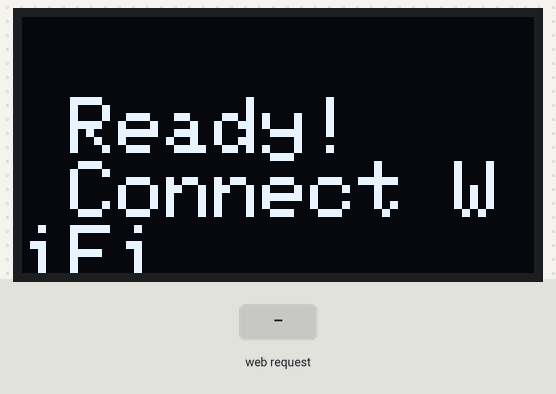
Recording of a sketch running on a simulated ESP32. On the bench: 128×64 one-colour display. The inputs (shaded band) are chosen by the test bench. What the sketch prints to the serial monitor is not drawn.

Above: at 2.2 s.
2.3 s: HTTP request GET /hello received
At 3.5 s:
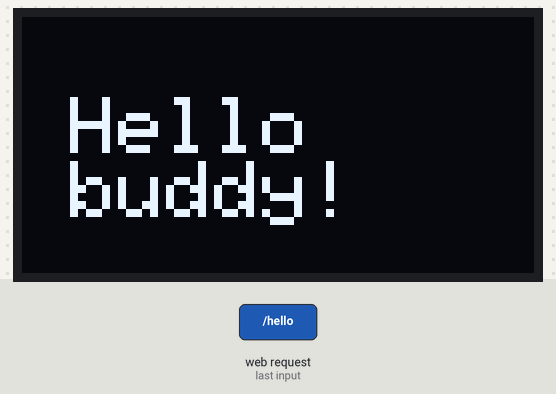
3.8 s: HTTP request GET /status received
At 4.7 s:
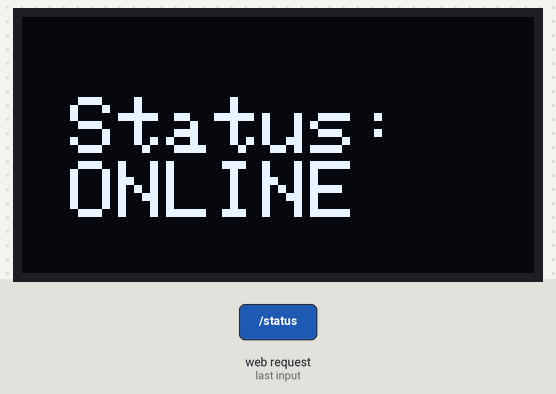
5.3 s: HTTP request GET /clear received
At 5.8 s:
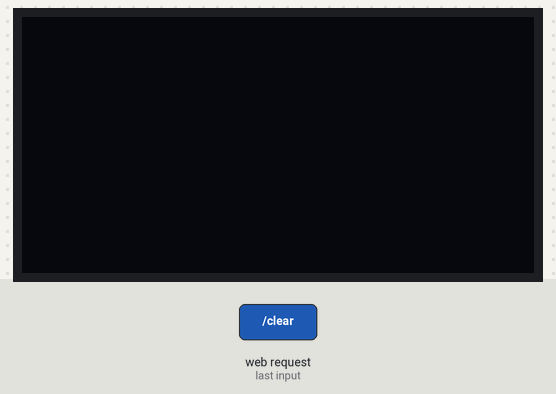
Timing chart, 0 to 8.3 s (numbered marks = the images above; inputs shaded):
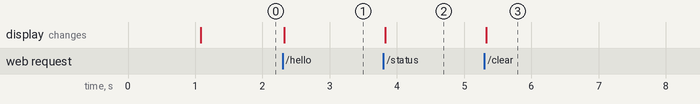

The sketch:

oled.ino
```cpp
#include <WiFi.h>
#include <WebServer.h>
#include <Wire.h>
#include <Adafruit_GFX.h>
#include <Adafruit_SSD1306.h>

#define SCREEN_WIDTH 128
#define SCREEN_HEIGHT 64

// Initialize SSD1306 OLED display connected via I2C (address 0x3C)
Adafruit_SSD1306 display(SCREEN_WIDTH, SCREEN_HEIGHT, &Wire, -1);

// Create Web Server on Port 80
WebServer server(80);

// HTML Page served to phone/laptop browser
const char HTML_PAGE[] PROGMEM = R"rawliteral(
<!DOCTYPE html>
<html>
<head>
  <meta name="viewport" content="width=device-width, initial-scale=1">
  <style>
    body { font-family: Arial, sans-serif; text-align: center; margin-top: 50px; background-color: #f4f4f9; }
    h2 { color: #333; }
    .btn { background-color: #4CAF50; color: white; padding: 15px 32px; font-size: 18px; border: none; border-radius: 8px; cursor: pointer; margin: 10px; }
    .btn-clear { background-color: #f44336; }
  </style>
</head>
<body>
  <h2>ESP32 OLED Control</h2>
  <button class="btn" onclick="sendReq('/hello')">Say Hello</button>
  <button class="btn" onclick="sendReq('/status')">Show Status</button>
  <button class="btn btn-clear" onclick="sendReq('/clear')">Clear Screen</button>

  <script>
    function sendReq(path) {
      fetch(path);
    }
  </script>
</body>
</html>
)rawliteral";

void updateDisplay(String message) {
  display.clearDisplay();
  display.setTextSize(2);
  display.setTextColor(SSD1306_WHITE);
  display.setCursor(0, 20);
  display.println(message);
  display.display();
}

void handleRoot() {
  server.send(200, "text/html", HTML_PAGE);
}

void handleHello() {
  updateDisplay(" Hello\n buddy!");
  server.send(200, "text/plain", "OK");
}

void handleStatus() {
  updateDisplay(" Status:\n ONLINE");
  server.send(200, "text/plain", "OK");
}

void handleClear() {
  display.clearDisplay();
  display.display();
  server.send(200, "text/plain", "OK");
}

void setup() {
  Serial.begin(115200);

  // 1. Initialize OLED
  if (!display.begin(SSD1306_SWITCHCAPVCC, 0x3C)) {
    Serial.println(F("SSD1306 allocation failed"));
    for (;;);
  }

  updateDisplay("  Booting...");

  // 2. Start Wi-Fi Access Point (SoftAP)
  WiFi.softAP("ESP32-Control", "12345678");
  IPAddress IP = WiFi.softAPIP();

  Serial.print("AP IP address: ");
  Serial.println(IP);

  // 3. Define HTTP Route Handlers
  server.on("/", handleRoot);
  server.on("/hello", handleHello);
  server.on("/status", handleStatus);
  server.on("/clear", handleClear);

  server.begin();

  delay(1000);
  updateDisplay(" Ready!\n Connect WiFi");
}

void loop() {
  // Listen for incoming HTTP client requests from phone/laptop
  server.handleClient();
}
```

Measured:
- after the input at 2.3 s, the display: changes at once (image 1)
- after the input at 3.8 s, the display: changes at once (image 2)
- after the input at 5.3 s, the display: changes at once (image 3)
